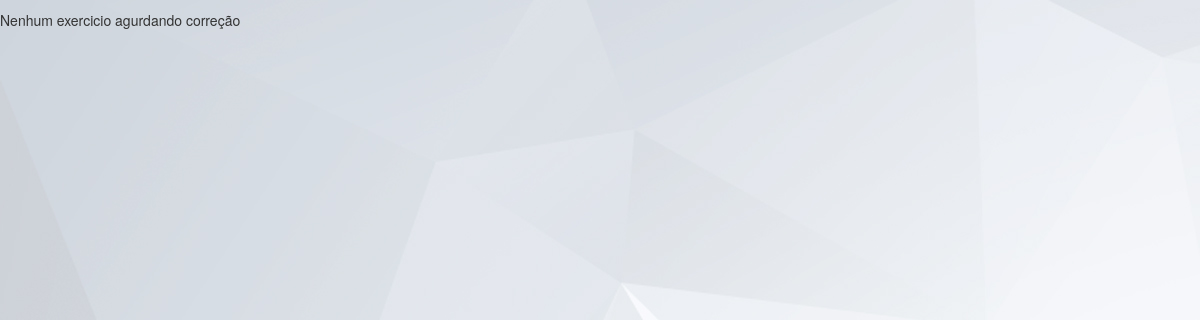
Page /corretor.php (signed in) on the earlier database version.
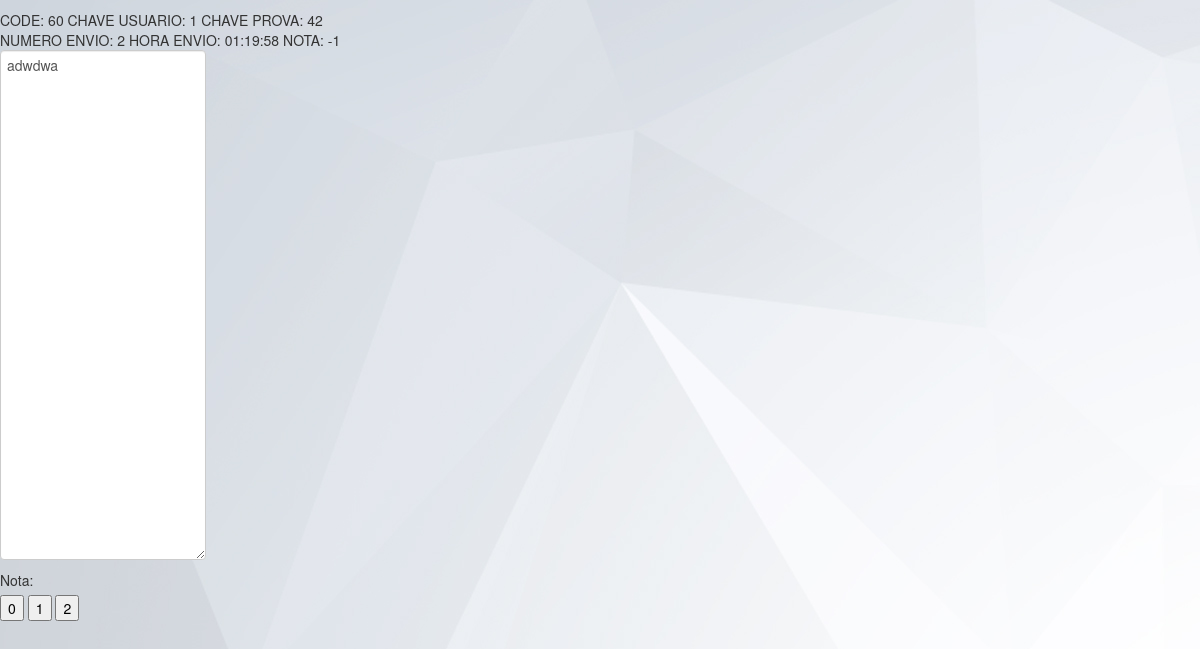
Same page on the later database version.
### tables this page shows
CREATE TABLE IF NOT EXISTS `envios` (
  `code` int(11) NOT NULL AUTO_INCREMENT,
  `chave_usuario` int(11) NOT NULL,
  `chave_prova` int(11) NOT NULL,
  `chave_questao` int(11) NOT NULL,
  `envio` text NOT NULL,
  `posicao` int(11) NOT NULL,
  `numero_envio` int(11) NOT NULL,
  `hora_envio` time NOT NULL,
  `nota` int(11) NOT NULL,
  PRIMARY KEY (`code`)
);

### corretor.php (the view, shortened to what this page needs)
<!DOCTYPE html5>
<html>
<head>
    <link href="css/style_all.css" rel="stylesheet" type="text/css">
    <link href="css/bootstrap-responsive.css" rel="stylesheet" type="text/css">
    <link href="css/bootstrap.css" rel="stylesheet" type="text/css">
	<?php
		include('conect.php');
	?>
</head>
</head>
<body>
	<?php
		$select_envios=("SELECT * FROM envios WHERE nota = -1 ORDER BY hora_envio ASC LIMIT 1");
		$sql=mysqli_query($conexao,$select_envios);
		$row = mysqli_num_rows($sql);
		if($row)
		{
			$envio=$sql->fetch_object();
			echo"CODE: $envio->code CHAVE USUARIO: $envio->chave_usuario CHAVE PROVA: $envio->chave_prova <br>";
			echo"NUMERO ENVIO: $envio->numero_envio HORA ENVIO: $envio->hora_envio NOTA: $envio->nota";
			echo"
			<form name='correcao' method='post' action='correcao.php'>
			<input type='hidden' name='code_envio' value='$envio->code'>
			<textarea cols='100' rows='25'>$envio->envio</textarea>
			<label>Nota: </label>
			<input name='nota' type='submit' value='0' >
			<input name='nota' type='submit' value='1' >
			<input name='nota' type='submit' value='2' >
			</form>
			";
		}else
		{
			echo"Nenhum exercicio agurdando correção";
		}
    ?>
</body>
</html>

### css/style_all.css (style rules this page uses)
body { margin:0 0 0 0; padding:0 0 0 0; background:url(../img/background.jpg); }

Differences in the rows shown:
added envios: code "60", chave_usuario "1", chave_prova "42", numero_envio "2", hora_envio "01:19:58", nota "-1", envio "adwdwa"
Other differences:
form field nota: (not shown) → "0"
form field nota: (not shown) → "1"
form field nota: (not shown) → "2"
text no longer shown: "Nenhum exercicio agurdando correção"
text now shown: "CODE: CHAVE USUARIO: CHAVE PROVA: NUMERO ENVIO: HORA ENVIO: NOTA: Nota:"
